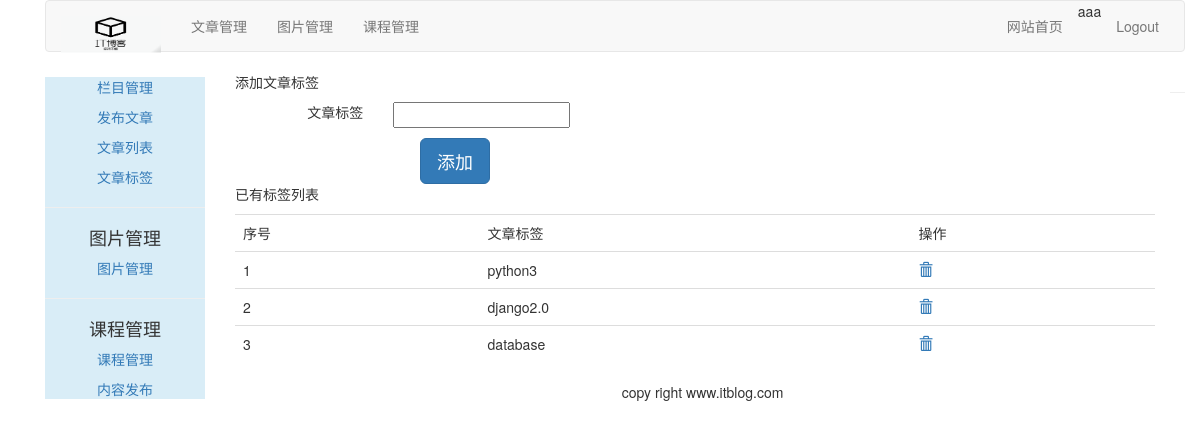
The page /article/article-tag/ (signed in) on the database its author committed.
### article/models.py (models this page shows, shortened)
class ArticleTag(models.Model):
	author = models.ForeignKey(User, on_delete=models.CASCADE, related_name="tag")
	tag = models.CharField(max_length=500)

### article/views.py (the view, shortened to what this page needs)
# urls.py: path('article-tag/', views.article_tag, name="article_tag"),
@login_required(login_url='/account/login')
@csrf_exempt
def article_tag(request):
	if request.method == "GET":
	    article_tags = ArticleTag.objects.filter(author=request.user)
	    article_tag_form = ArticleTagForm()
	    return render(request, "article/tag/tag_list.html", {"article_tags":article_tags, "article_tag_form":article_tag_form})

### article/forms.py
class ArticleTagForm(forms.ModelForm):
	class Meta:
		model = ArticleTag
		fields = ('tag', )

### templates/article/tag/tag_list.html (shortened to what this page needs)
{% extends "article/base.html" %}
{% load staticfiles %}
{% block content %}
<div>
    <p>添加文章标签</p>
	<form class="form-horizontal" action="." method="post">{% csrf_token %}
        <div class="row" style="margin-top: 10px;">
            <div class="col-md-2 text-right"><span>文章标签</span></div>
            <div class="col-md-10 text-left">{{article_tag_form.tag}}</div>
        </div>
        <div class="row">
            <input type="button" class="btn btn-primary btn-lg" style="margin-left:200px; margin-top:10px;" value="添加" onclick="add_tag()">
        </div>
    </form>
</div>
<div>
    <p>已有标签列表</p>
    <table class="table table-hover">
    	<tr>
    		<td>序号</td>
    		<td>文章标签</td>
    		<td>操作</td>
    	</tr>
    	{% for article_tag in article_tags %}
    	<tr id={{ forloop.counter }}>
    		<td>{{ forloop.counter }}</td>
    		<td>{{ article_tag.tag }}</td>
    		<td>
    		    <a name="delete" href="javascript:" onclick="del_tag(this, {{ article_tag.id }})"><span class="glyphicon glyphicon-trash"></span></a>
    		</td>
    	</tr>
    {% empty %}
    	<p>You have no article tags. Please add them.</p>
    	{% endfor %}
    </table>
</div>
{% endblock %}

### templates/article/header.html
{% load staticfiles %}
<div class="container">
    <nav class="navbar navbar-default" role="navigation">
        <div class="navbar-header">
            <a class="navbar-brand" href="http://www.itdiffer.com"><img width="100px" src="{% static 'images/backlogo1.png' %}"></a>
        </div>
        <div>
            <ul class="nav navbar-nav" role="tablist">
                <li><a href="{% url 'article:article_column' %}">文章管理</a></li>
                <li><a href="{% url 'image:list_images' %}">图片管理</a></li>
                <li><a href="{% url 'course:manage_course' %}">课程管理</a></li>
            </ul>
            <ul class="nav navbar-nav navbar-right" style="margin-right:10px">
                <li><a href="{% url 'blog:blog_title' %}">网站首页</a></li>
                <li><span>{{ user.username }}</span></li>
                <li><a href="{% url 'account:user_logout' %}">Logout</a></li>
            </ul>
        </div>
    </nav>
</div>

### rows shown on the page
ArticleTag: tag "python3"
ArticleTag: tag "django2.0"
ArticleTag: tag "database"

### other values the page prints
{{ user.username }} "aaa"
